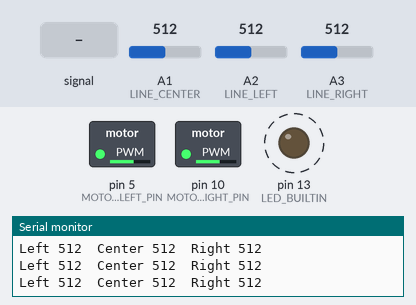
Recording of a program running on a simulated Arduino Pro Mini, built with avr-gcc and run on an emulated ATmega328P. Parts: switched loads named in the program (green lamp = pin HIGH), output pins drawn as LEDs (lit = HIGH), the last lines printed to the serial monitor. Dashed ring = blinking. The test bench sets the inputs (shaded band); at power-on: A2 (LINE_LEFT) = 512, A3 (LINE_RIGHT) = 512, A1 (LINE_CENTER) = 512.

Above: at 1.2 s.
1.3 s: A2 (LINE_LEFT) fed a 200 Hz sine of ±81 counts around its level
4.3 s: A2 (LINE_LEFT) set to 490
7.3 s: A3 (LINE_RIGHT) set to 482
At 7.88 s:
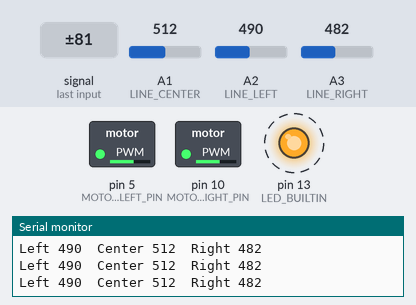
10.3 s: A2 (LINE_LEFT) set to 511
At 10.89 s:
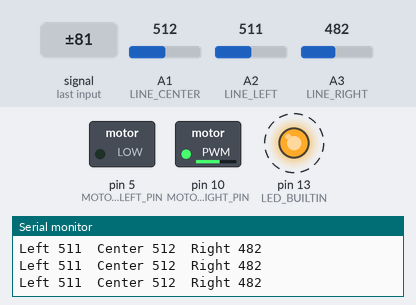
13.3 s: A2 (LINE_LEFT) set to 306
At 13.91 s:
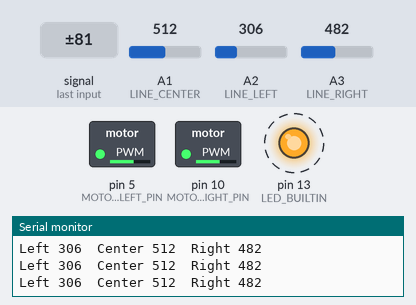
16.3 s: A2 (LINE_LEFT) set to 510
At 16.91 s:
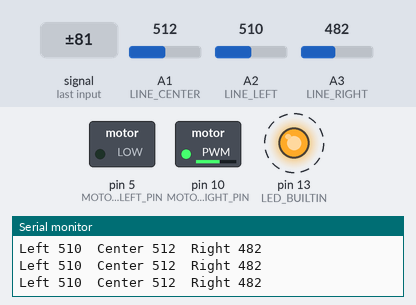
Timing chart, 0 to 20.3 s (numbered marks = the images above; inputs shaded):
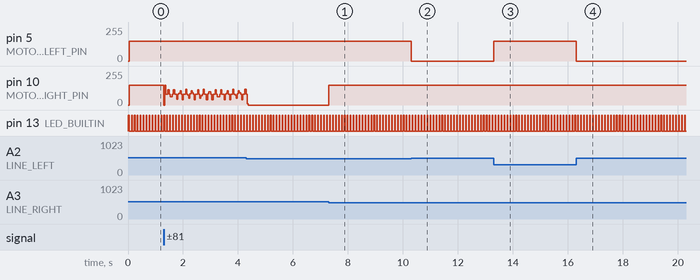

The program:

main.cpp
```cpp
#include <Arduino.h>

// motors
#define MOTOR_LEFT_PIN 5
#define MOTOR_RIGHT_PIN 10

#define MIN_SPEED 0
#define MAX_SPEED 150

// line detectors - TCRT5000
#define LINE_LEFT A2
#define LINE_CENTER A1
#define LINE_RIGHT A3
#define LINE_DETECTED_THRESHOLD 500

void blink() {
  digitalWrite(LED_BUILTIN, HIGH);
  delay(20);
  digitalWrite(LED_BUILTIN, LOW);
}


// cppcheck-suppress unusedFunction
void setup() {
  pinMode(LED_BUILTIN, OUTPUT);
  blink();

  Serial.begin(115200);

  pinMode(MOTOR_LEFT_PIN, OUTPUT);
  pinMode(MOTOR_RIGHT_PIN, OUTPUT);
  // analogWrite(MOTOR_LEFT_PIN, MAX_SPEED);
  // analogWrite(MOTOR_RIGHT_PIN, MAX_SPEED);
}

unsigned char incr = 0;

// cppcheck-suppress unusedFunction
void loop() {
  int lineDetectorLeft = analogRead(LINE_LEFT);
  int lineDetectorCenter = analogRead(LINE_CENTER);
  int lineDetectorRight = analogRead(LINE_RIGHT);

  if (incr++ == 0) {
    Serial.print("Left ");
    Serial.print(lineDetectorLeft);

    Serial.print("\tCenter ");
    Serial.print(lineDetectorCenter);

    Serial.print("\tRight ");
    Serial.println(lineDetectorRight);

    blink();
  }
  // return;

  // line detected on both lines
  if (lineDetectorLeft > LINE_DETECTED_THRESHOLD && lineDetectorRight > LINE_DETECTED_THRESHOLD) {
    analogWrite(MOTOR_LEFT_PIN, MAX_SPEED);
    analogWrite(MOTOR_RIGHT_PIN, MAX_SPEED);

    // Serial.println(" ## Line between");
  }
  // line detected on left
  else if (lineDetectorLeft > LINE_DETECTED_THRESHOLD) {
    // robot turns left
    analogWrite(MOTOR_LEFT_PIN, MIN_SPEED);
    analogWrite(MOTOR_RIGHT_PIN, MAX_SPEED);

    // Serial.println(" << Line on left");
  }
  // line detected on right
  else if (lineDetectorRight > LINE_DETECTED_THRESHOLD) {
    // robot turns right
    analogWrite(MOTOR_LEFT_PIN, MAX_SPEED);
    analogWrite(MOTOR_RIGHT_PIN, MIN_SPEED);

    // Serial.println(" >> Line on right");
  }
  // we're in between the lines - full throttle
  else {
    analogWrite(MOTOR_LEFT_PIN, MAX_SPEED);
    analogWrite(MOTOR_RIGHT_PIN, MAX_SPEED);

    // Serial.println(" ## Line between");
  }

}
```

Measured:
- the behaviour switches between 500 and 501 on A2 (LINE_LEFT) (found by bisection; images 1 and 2)
- after the input at 7.3 s, pin 10 (MOTOR_RIGHT_PIN): 0/255 → 150/255 at once
- after the input at 10.3 s, pin 5 (MOTOR_LEFT_PIN): 150/255 → 0/255 at once
- after the input at 13.3 s, pin 5 (MOTOR_LEFT_PIN): 0/255 → 150/255 at once
- after the input at 16.3 s, pin 5 (MOTOR_LEFT_PIN): 150/255 → 0/255 at once
- by itself, pin 13 (LED_BUILTIN): alternates HIGH for 0.02 s and LOW for 0.09 s
